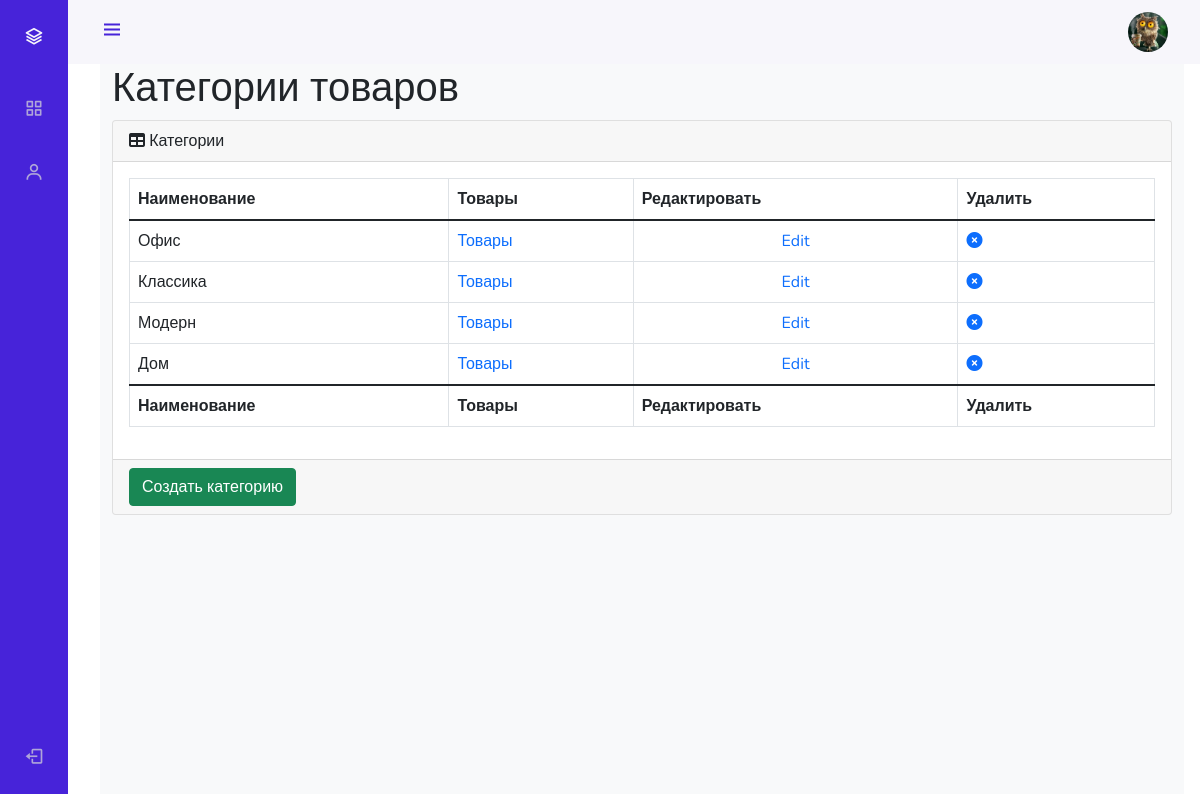
The app's page /admin_staff/categories/read/ (signed in) with its own data.
### authapp/models.py (models this page shows)
class ShopUser(AbstractUser):
    avatar = models.ImageField(upload_to='users_avatars', blank=True)
    age = models.PositiveIntegerField(verbose_name='возраст')

### mainapp/models.py (models this page shows, shortened)
class ProductCategory(models.Model):
    name = models.CharField(verbose_name='имя', max_length=64, unique=True)
    description = models.TextField(verbose_name='описание', blank=True)
    created = models.DateTimeField(auto_now_add=True)
    updated = models.DateTimeField(auto_now=True)
    is_active = models.BooleanField(default=True)

### adminapp/views.py (the view)
# urls.py: path('categories/read/', adminapp.categories, name='categories'),
@user_passes_test(lambda u: u.is_superuser)
def categories(request):
    title = 'админка/категории'
    categories_list = ProductCategory.objects.all()
    context = {
        'title': title,
        'objects': categories_list
    }
    return render(request, 'adminapp/categories.html', context)

### adminapp/templates/adminapp/categories.html (shortened to what this page needs)
{% extends 'adminapp/base.html' %}
{% load static %}
{% block content %}
<main>
    <div class="container-fluid">
        <h1 class="mt-4">Категории товаров</h1>
        <div class="card mb-4">
            <div class="card-header">
                <i class="fas fa-table mr-1"></i>
                Категории
            </div>
            <div class="card-body">
                <div class="table-responsive">
                    <table class="table table-bordered" id="dataTable" width="100%" cellspacing="0">
                        <thead>
                        <tr>
                            <th>Наименование</th>
                            <th>Товары</th>
                            <th>Редактировать</th>
                            <th>Удалить</th>
                        </tr>
                        </thead>
                        <tfoot>
                        <tr>
                            <th>Наименование</th>
                            <th>Товары</th>
                            <th>Редактировать</th>
                            <th>Удалить</th>
                        </tr>
                        </tfoot>
                        <tbody>
                        {% for category in objects %}
                            <tr {% if not category.is_active %} style="opacity: 0.5; text-decoration: line-through;" {% endif %}>
                                <td>{{ category.name }}</td>
                                <td>
                                        <a href="{% url 'admin_staff:products' category.pk %}">Товары</a>
                                </td>
                                <td class="text-center">
                                    <a href="{% url 'admin_staff:category_update' category.pk %}">Edit</a>
                                </td>
                                <td>
                                    <a  href="{% url 'admin_staff:category_delete' pk=category.pk %}">
                                        <i class="fa fa-times-circle"></i>
                                    </a>
                                </td>
                            </tr>
                        {% endfor %}
                        </tbody>
                    </table>
                </div>
            </div>
            <div class="card-footer">
                <a href="{% url 'admin_staff:category_create' %}">
                    <button class="btn btn-success">Создать категорию</button>
                </a>
            </div>
        </div>
    </div>
</main>
{% endblock %}

### adminapp/templates/adminapp/base.html (shortened to what this page needs)
<!DOCTYPE html>
{% load static %}
<html lang="en">
<head>
    <link href="https://cdn.jsdelivr.net/npm/bootstrap@5.1.3/dist/css/bootstrap.min.css" rel="stylesheet"
>
    <link rel="stylesheet" type="text/css" href="{% static 'adminapp/css/style.css' %}">
    <link rel="stylesheet" type="text/css" href='https://cdn.jsdelivr.net/npm/boxicons@latest/css/boxicons.min.css'>
    <link rel="stylesheet" type="text/css"
          href="https://cdnjs.cloudflare.com/ajax/libs/font-awesome/6.0.0-beta2/css/all.min.css">
</head>
<body id="body-pd">
<header class="header" id="header">
    <div class="header_toggle"><i class='bx bx-menu' id="header-toggle"></i></div>
    <div class="header_img"><img src="/media/{{ user.avatar|default:'avatar.png' }}" alt=""></div>
</header>
<div class="l-navbar" id="nav-bar">
    <nav class="nav">
        <div>
            <a href="{% url 'index' %}" class="nav_logo">
                <i class='bx bx-layer nav_logo-icon'></i>
            </a>
            {% include 'adminapp/inludes/inc_admin_menu.html' %}
        </div>
        <a href="{% url 'auth:logout' %}" class="nav_link"> <i class='bx bx-log-out nav_icon'></i>  </a>
    </nav>
</div>
<div class="height-100 bg-light">
    {% block content %}
    {% endblock %}
</div>
</body>
</html>

### adminapp/static/adminapp/css/style.css (style rules this page uses)
:root { --header-height: 3rem; --nav-width: 68px; --first-color: #4723D9; --first-color-light: #AFA5D9; --white-color: #F7F6FB; --body-font: 'Nunito', sans-serif; --normal-font-size: 1rem; --z-fixed: 100 }
body { position: relative; margin: var(--header-height) 0 0 0; padding: 0 1rem; font-family: var(--body-font); font-size: var(--normal-font-size); transition: .5s }
a { text-decoration: none }
.header { width: 100%; height: var(--header-height); position: fixed; top: 0; left: 0; display: flex; align-items: center; justify-content: space-between; padding: 0 1rem; background-color: var(--white-color); z-index: var(--z-fixed); transition: .5s }
.header_toggle { color: var(--first-color); font-size: 1.5rem; cursor: pointer }
.header_img { width: 35px; height: 35px; display: flex; justify-content: center; border-radius: 50%; overflow: hidden }
.header_img img { width: 40px }
.l-navbar { position: fixed; top: 0; left: -30%; width: var(--nav-width); height: 100vh; background-color: var(--first-color); padding: .5rem 1rem 0 0; transition: .5s; z-index: var(--z-fixed) }
.nav { height: 100%; display: flex; flex-direction: column; justify-content: space-between; overflow: hidden }
.nav_logo, .nav_link { display: grid; grid-template-columns: max-content max-content; align-items: center; column-gap: 1rem; padding: .5rem 0 .5rem 1.5rem }
.nav_logo { margin-bottom: 2rem }
.nav_logo-icon { font-size: 1.25rem; color: var(--white-color) }
.nav_link { position: relative; color: var(--first-color-light); margin-bottom: 1.5rem; transition: .3s }
.nav_icon { font-size: 1.25rem }
.height-100 { height: 100vh }
@media screen and (min-width: 768px) { body { margin: calc(var(--header-height) + 1rem) 0 0 0; padding-left: calc(var(--nav-width) + 2rem) } }
@media screen and (min-width: 768px) { .header { height: calc(var(--header-height) + 1rem); padding: 0 2rem 0 calc(var(--nav-width) + 2rem) } }
@media screen and (min-width: 768px) { .header_img { width: 40px; height: 40px } }
@media screen and (min-width: 768px) { .header_img img { width: 45px } }
@media screen and (min-width: 768px) { .l-navbar { left: 0; padding: 1rem 1rem 0 0 } }

### records on screen
ShopUser: avatar (picture)
ProductCategory: name "Офис"
ProductCategory: name "Классика"
ProductCategory: name "Модерн"
ProductCategory: name "Дом"
